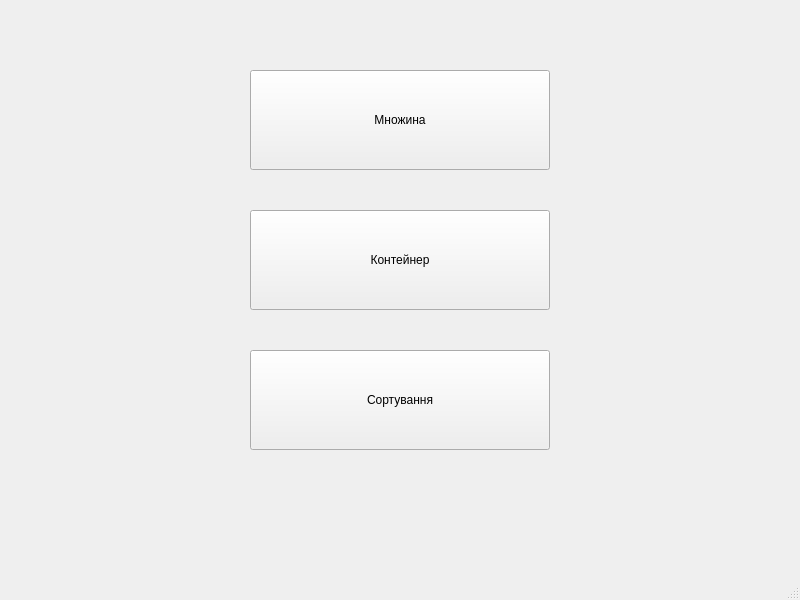
<?xml version="1.0" encoding="UTF-8"?>
<ui version="4.0">
 <class>MainWindow</class>
 <widget class="QMainWindow" name="MainWindow">
  <property name="geometry">
   <rect>
    <x>0</x>
    <y>0</y>
    <width>800</width>
    <height>600</height>
   </rect>
  </property>
  <property name="windowTitle">
   <string>MainWindow</string>
  </property>
  <widget class="QWidget" name="centralwidget">
   <widget class="QPushButton" name="setButton">
    <property name="geometry">
     <rect>
      <x>250</x>
      <y>70</y>
      <width>300</width>
      <height>100</height>
     </rect>
    </property>
    <property name="text">
     <string>Множина</string>
    </property>
   </widget>
   <widget class="QPushButton" name="containerButton">
    <property name="geometry">
     <rect>
      <x>250</x>
      <y>210</y>
      <width>300</width>
      <height>100</height>
     </rect>
    </property>
    <property name="text">
     <string>Контейнер</string>
    </property>
   </widget>
   <widget class="QPushButton" name="sortButton">
    <property name="geometry">
     <rect>
      <x>250</x>
      <y>350</y>
      <width>300</width>
      <height>100</height>
     </rect>
    </property>
    <property name="text">
     <string>Сортування</string>
    </property>
   </widget>
  </widget>
  <widget class="QMenuBar" name="menubar">
   <property name="geometry">
    <rect>
     <x>0</x>
     <y>0</y>
     <width>800</width>
     <height>22</height>
    </rect>
   </property>
  </widget>
  <widget class="QStatusBar" name="statusbar"/>
 </widget>
 <resources/>
 <connections/>
</ui>
